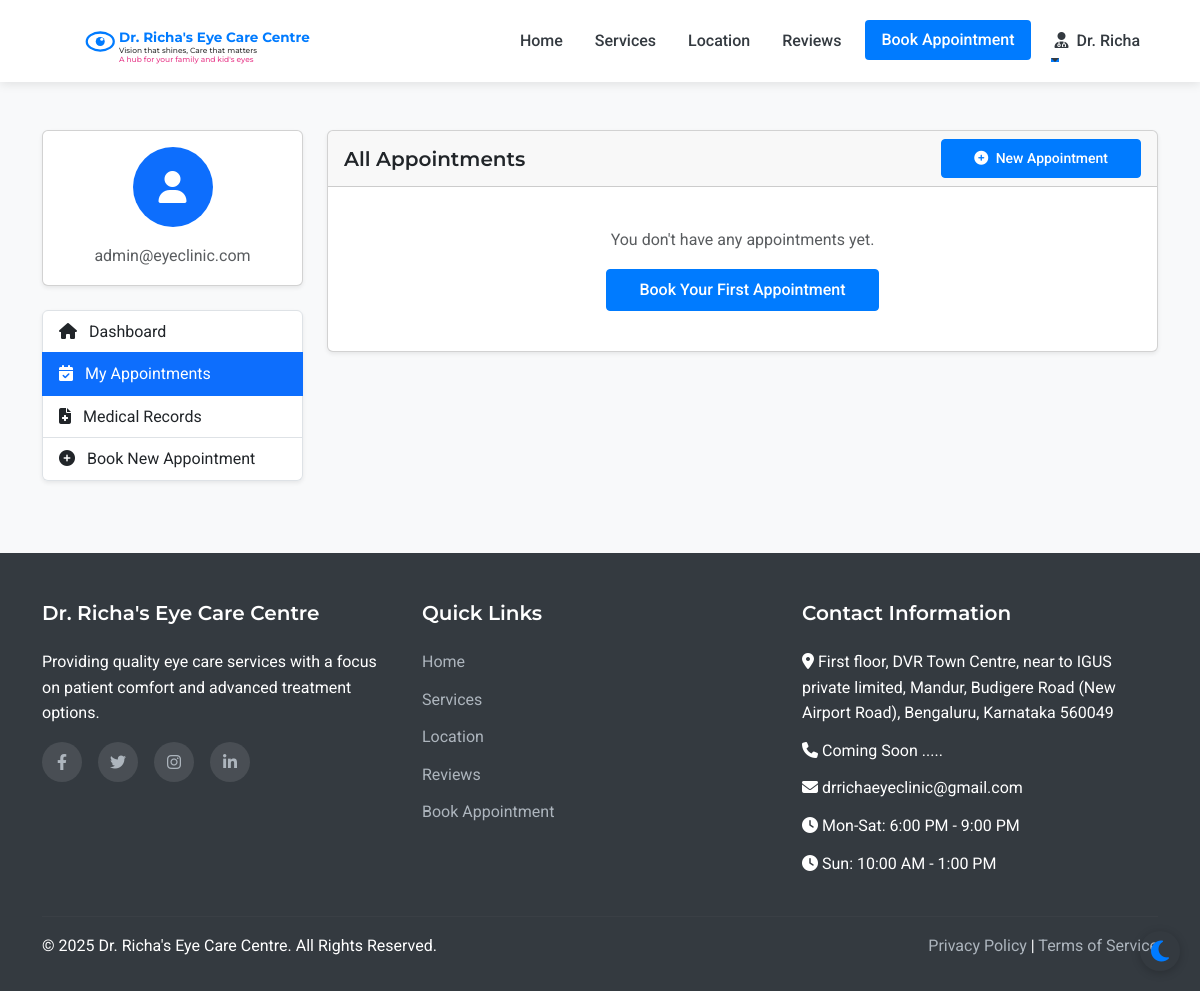
/patient/appointments (signed in), run on an earlier commit of the app's database.
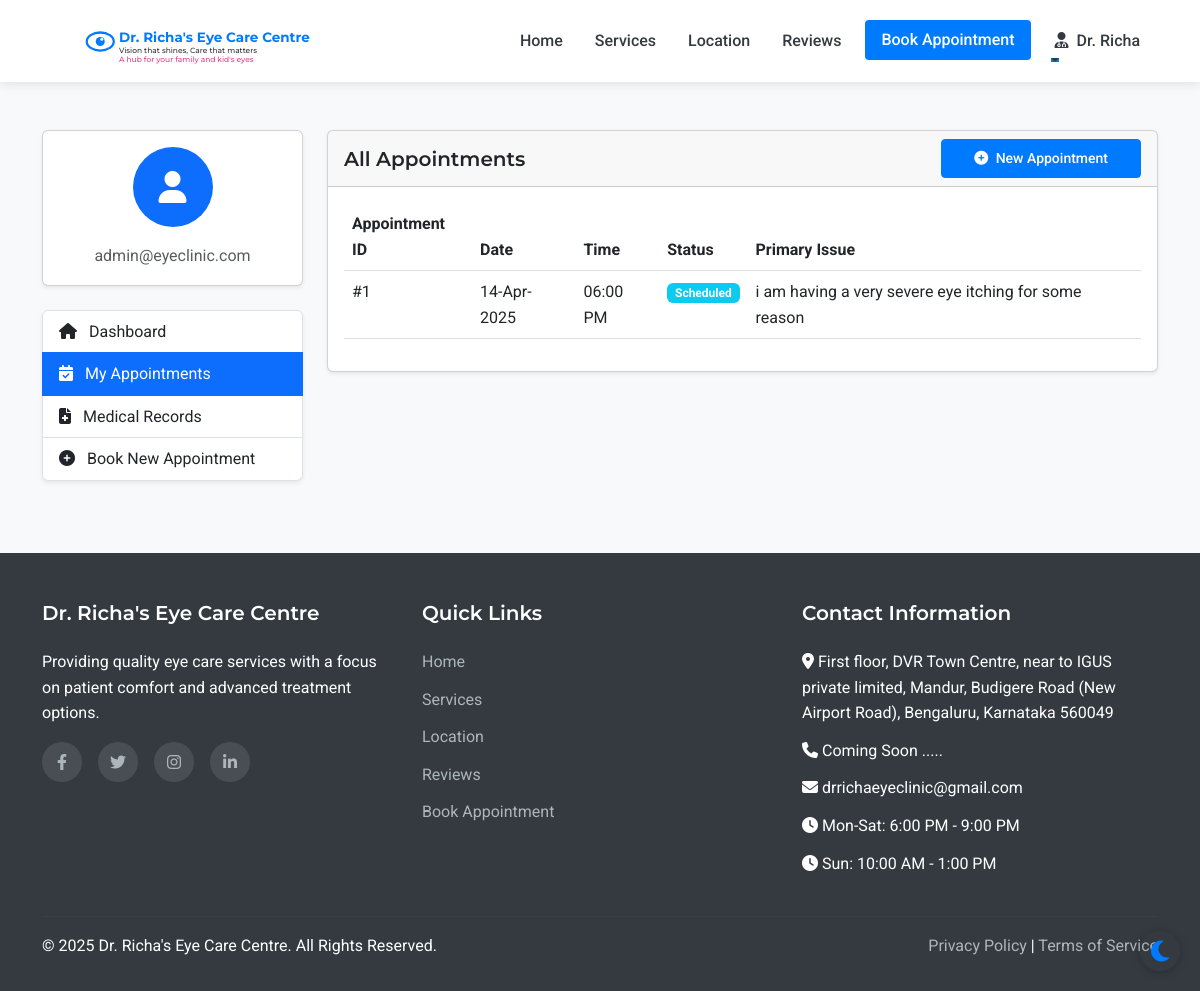
And on a later commit of the database.
### models.py (models this page shows, shortened)
class Appointment(db.Model):
    id = db.Column(db.Integer, primary_key=True)
    patient_id = db.Column(db.Integer, db.ForeignKey('patient.id'), nullable=False)
    appointment_date = db.Column(db.Date, nullable=False)
    appointment_time = db.Column(db.Time, nullable=False)
    primary_issue = db.Column(db.Text, nullable=True)
    referral_info = db.Column(db.String(255), nullable=True)
    status = db.Column(db.String(20), default='scheduled')  # scheduled, completed, cancelled
    created_at = db.Column(db.DateTime, default=datetime.utcnow)
    consultation_fee = db.Column(db.Float, nullable=False, default=500.0)
    payment_status = db.Column(db.String(20), default='pending')  # pending, paid

### routes.py (the view)
@app.route('/patient/appointments')
@login_required
def patient_appointments():
    appointments = Appointment.query.filter_by(patient_id=current_user.id).order_by(desc(Appointment.appointment_date)).all()
    return render_template('patient/appointments.html', appointments=appointments)

### app.py (called while the page is built)
@login_manager.user_loader
def load_user(user_id):
    from models import Doctor, Assistant, Admin, Patient
    try:
        if user_id.startswith('doctor_'):
            return Doctor.query.get(int(user_id.split('_')[1]))
        elif user_id.startswith('assistant_'):
            return Assistant.query.get(int(user_id.split('_')[1]))
        elif user_id.startswith('admin_'):
            return Admin.query.get(int(user_id.split('_')[1]))
        else:
            return Patient.query.get(int(user_id))
    except (ValueError, AttributeError):
        return None

### routes.py (called while the page is built)
@app.context_processor
def inject_now():
    return {'now': datetime.now()}

### templates/patient/appointments.html (shortened to what the changed rows need)
{% extends 'layout.html' %}
{% block content %}
<section class="py-5 bg-light">
    <div class="container">
        <div class="row">
            <div class="col-lg-9">
                <div class="card shadow-sm mb-4">
                    <div class="card-body">
                        {% if appointments %}
                            <div class="table-responsive">
                                <table class="table table-hover">
                                    <thead>
                                        <tr>
                                            <th>Appointment ID</th>
                                            <th>Date</th>
                                            <th>Time</th>
                                            <th>Status</th>
                                            <th>Primary Issue</th>
                                        </tr>
                                    </thead>
                                    <tbody>
                                        {% for appointment in appointments %}
                                            <tr>
                                                <td>#{{ appointment.id }}</td>
                                                <td>{{ appointment.appointment_date.strftime('%d-%b-%Y') }}</td>
                                                <td>{{ appointment.appointment_time.strftime('%I:%M %p') }}</td>
                                                <td>
                                                    {% if appointment.status == 'scheduled' %}
                                                        <span class="badge bg-info">Scheduled</span>
                                                    {% elif appointment.status == 'completed' %}
                                                        <span class="badge bg-success">Completed</span>
                                                    {% elif appointment.status == 'cancelled' %}
                                                        <span class="badge bg-danger">Cancelled</span>
                                                    {% else %}
                                                        <span class="badge bg-secondary">{{ appointment.status }}</span>
                                                    {% endif %}
                                                </td>
                                                <td>{{ appointment.primary_issue or 'Not specified' }}</td>
                                            </tr>
                                        {% endfor %}
                                    </tbody>
                                </table>
                            </div>
                        {% else %}
                            <div class="text-center p-4">
                                <p class="text-muted mb-3">You don't have any appointments yet.</p>
                                <a href="{{ url_for('appointment') }}" class="btn btn-primary">Book Your First Appointment</a>
                            </div>
                        {% endif %}
                    </div>
                </div>
            </div>
        </div>
    </div>
</section>
{% endblock %}

What changed in the data, as far as the page shows it:
added Appointment: id "1", appointment_date "14-Apr-2025", appointment_time "06:00 PM", status "Scheduled", primary_issue "i am having a very severe eye itching for some reason"
Also different on the page:
text no longer shown: "You don't have any appointments yet. Book Your First Appointment"
text now shown: "Appointment ID Date Time Status Primary Issue"
